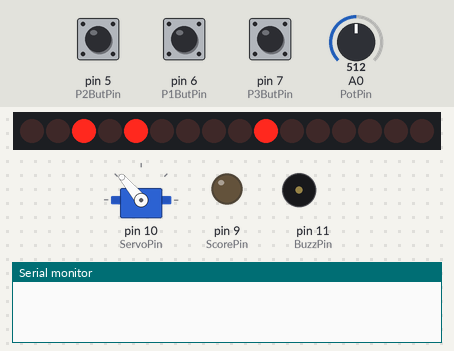
Recording of a sketch running on a simulated Arduino Uno, built with avr-gcc and run on an emulated ATmega328P. On the bench: 16 shift-register outputs drawn as a row of LEDs (first output left, lit = HIGH), servo, output pins drawn as LEDs (lit = HIGH), buzzer (waves = sounding), the last lines printed to the serial monitor. Wiring (inferred from the names in the program): 2 × shift register (74HC595): data pin 2; shift clock pin 4; latch pin 3. Wiring (inferred from the signals the program sends): row of LEDs: on Q0, Q1, Q2, Q3, Q4, Q5, Q6, Q7, Q8, Q9, Q10, Q11, Q12, Q13, Q14, Q15. Dashed ring = blinking. Inputs (shaded band) come from the test bench; at power-on: pin 6 (P1ButPin) LOW, pin 5 (P2ButPin) LOW, pin 7 (P3ButPin) LOW, A0 (PotPin) = 512. Random numbers use the default seed unless the sketch sets one; pins used as bus, display or sensor lines are not drawn.

Above: at 1.3 s.
1.4 s: pin 6 (P1ButPin) pulled HIGH for 3.2 s
At 3.71 s:
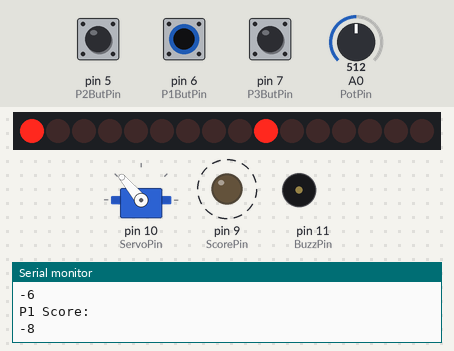
5.2 s: pin 5 (P2ButPin) pulled HIGH for 3.2 s
At 5.43 s:
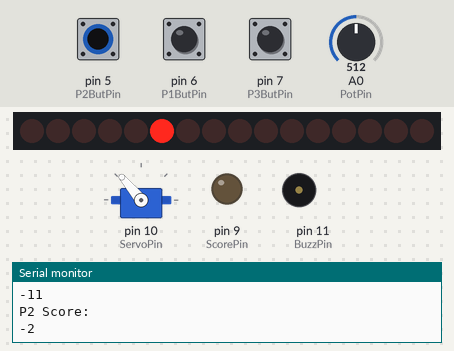
9.0 s: pin 5 (P2ButPin) pulled HIGH for 0.15 s
At 9.55 s:
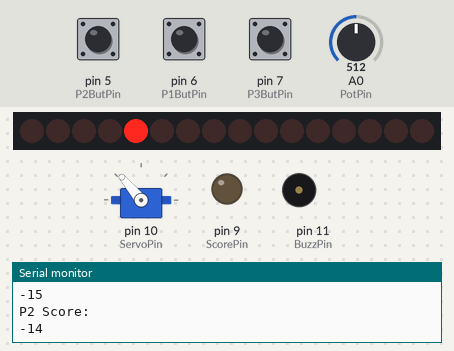
9.7 s: pin 7 (P3ButPin) pulled HIGH for 3.2 s
At 13.3 s:
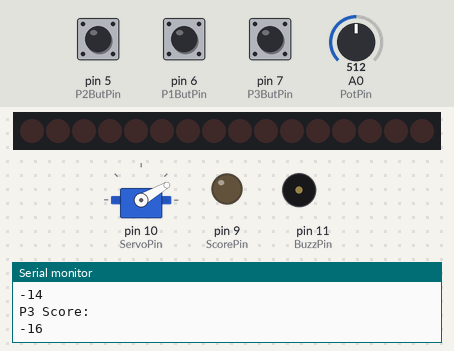
13.5 s: A0 (PotPin) set to 438
At 16.06 s:
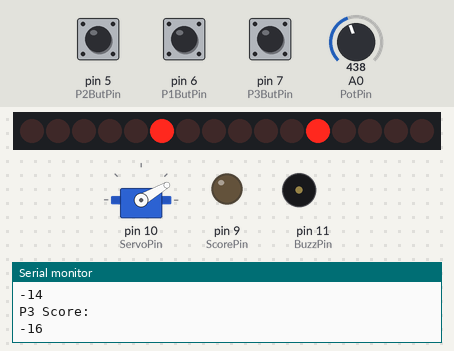
16.5 s: A0 (PotPin) set to 402
At 25.96 s:
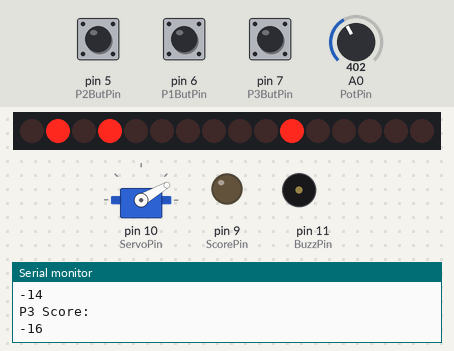
Timing chart, 0 to 26.2 s (numbered marks = the images above; inputs shaded):
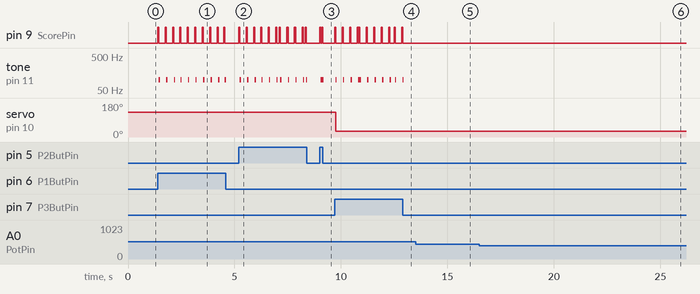

The sketch:

WhackAMole3P.ino
```cpp
#include <Servo.h>

Servo servo1;

const int NumLights = 3;

const int P1LightStartPin = 11;   //relevent payers, their button pins and the relevant first pin on the shift register which controls their first light
const int P1ButPin = 6;

const int P2LightStartPin = 8;
const int P2ButPin = 5;

const int P3LightStartPin = 1;
const int P3ButPin = 7;

const int ScorePin = 9; // pin declarations for various components. use of const to make debugging easier and for security

const int ServoPin = 10;

const int PotPin = A0;

const int BuzzPin = 11;

int MaxTime;
const int MinDelay = 200; //score relevant variables
const int MaxDelay = 1500;
const int ScoreDelay = 50;
const int MaxScore = 10;
int CurrHighScore = 1; // which player has the current highest score

const int MaxNegDelay = 250;

int BuzzDelay = 0;

int P1WaitDelay = 0; // player relevant delays
int P2WaitDelay = 0;
int P3WaitDelay = 0;

int P1NegDelay = 0;
int P2NegDelay = 0;
int P3NegDelay = 0;

bool P1Scored = true;
bool P2Scored = true;
bool P3Scored = true;

int P1CurrTime = 0;
int P2CurrTime = 0;
int P3CurrTime = 0;

int P1CurrLightOn = -1;
int P2CurrLightOn = -1;
int P3CurrLightOn = -1;

int P1Score = 0;
int P2Score = 0;
int P3Score = 0;

const int ClockPin = 4; // pins for the shift registers
const int LatchPin = 3;
const int DataPin = 2;

const int BuzzFreq = 100;

//Title: Arduino-74HC595-shift-registers
//Author: janisrove
//Date: 2015
//Code Version: 1.0
//Available from: https://github.com/janisrove/Arduino-74HC595-shift-registers/blob/master/ArduinoLEDsWithShiftRegisters/ArduinoLEDsWithShiftRegisters.ino
//Access date: 31 October 2023

int numOfRegisters = 2;
byte* registerState;

long effectId = 0;
long prevEffect = 0;
long effectRepeat = 0;
long effectSpeed = 30;

//End of citation


void setup() {
  // put your setup code here, to run once:
  Serial.begin(9600);

  pinMode(P1ButPin, INPUT); // initialising all needed pins
  pinMode(P2ButPin, INPUT);
  pinMode(P3ButPin, INPUT);

  pinMode(ScorePin, OUTPUT);

  digitalWrite(LatchPin, HIGH);

  pinMode(LatchPin, OUTPUT);
  pinMode(ClockPin, OUTPUT);
  pinMode(DataPin, OUTPUT);

  servo1.attach(ServoPin);

  pinMode(BuzzPin, OUTPUT);

  //Title: Arduino-74HC595-shift-registers
  //Author: janisrove
  //Date: 2015
  //Code Version: 1.0
  //Available from: https://github.com/janisrove/Arduino-74HC595-shift-registers/blob/master/ArduinoLEDsWithShiftRegisters/ArduinoLEDsWithShiftRegisters.ino
  //Access date: 31 October 2023

  //Initialize array
  registerState = new byte[numOfRegisters];
	for (size_t i = 0; i < numOfRegisters; i++) {
		registerState[i] = 0;
	}

  //End of citation
}

void loop() {
  // put your main code here, to run repeatedly:
  servo1.write(180-(50*CurrHighScore)); // Calculating and outputting servo direction

  MaxTime = analogRead(PotPin) + 100; // Cifficulty calculation

  if (P1CurrTime>=MaxTime && P1WaitDelay<=0) // Displaying a new pin if the time has been exceeded
  {
    if (!P1Scored)
    {
      regWrite(P1LightStartPin + P1CurrLightOn, LOW);
      P1Scored = true;
      P1WaitDelay = rand()%(MaxDelay-MinDelay) + MinDelay;
    } else
    {
      P1Scored = false;

      P1CurrTime=0;
      int RandomNum = rand() % NumLights;
      P1CurrLightOn = RandomNum;
      regWrite(P1LightStartPin + P1CurrLightOn, HIGH);
    }
  }

  if(digitalRead(P1ButPin)==HIGH && P1WaitDelay <= 0) // checking if a pin has been scored and scoring if it has
  {
    P1Scored=true;
    P1ScorePoint(1);
    P1CurrTime=MaxTime;
    regWrite(P1LightStartPin + P1CurrLightOn, LOW);
    P1WaitDelay = rand()%(MaxDelay-MinDelay) + MinDelay;
    P1NegDelay = MaxNegDelay;
  }


  if (P2CurrTime>=MaxTime && P2WaitDelay<=0) // Repeat of P1 for P2 and P3, could be concatenated using references to variables if refactored
  {
    if (!P2Scored)
    {
      regWrite(P2LightStartPin + P2CurrLightOn, LOW);
      P2Scored = true;
      P2WaitDelay = rand()%(MaxDelay-MinDelay) + MinDelay;
    } else
    {
      P2Scored = false;
      P2CurrTime=0;
      int RandomNum = rand() % NumLights;
      P2CurrLightOn = RandomNum;
      regWrite(P2LightStartPin + P2CurrLightOn, HIGH);
    }
  }

  if(digitalRead(P2ButPin)==HIGH && P2WaitDelay<=0)
  {
    P2Scored = true;
    P2ScorePoint(1);
    P2CurrTime=MaxTime;
    regWrite(P2LightStartPin + P2CurrLightOn, LOW);
    P2WaitDelay = rand()%(MaxDelay-MinDelay) + MinDelay;
    P2NegDelay = MaxNegDelay;
  }

  if (P3CurrTime>=MaxTime && P3WaitDelay<=0)
  {
    if (!P3Scored)
    {
      regWrite(P3LightStartPin + P3CurrLightOn, LOW);
      P3Scored = true;
      P3WaitDelay = rand()%(MaxDelay-MinDelay) + MinDelay;
    } else
    {
      P3Scored = false;
      P3CurrTime=0;
      int RandomNum = rand() % NumLights;
      P3CurrLightOn = RandomNum;
      regWrite(P3LightStartPin + P3CurrLightOn, HIGH);
    }
  }

  if(digitalRead(P3ButPin)==HIGH && P3WaitDelay <= 0)
  {
    P3Scored=true;
    P3ScorePoint(1);
    P3CurrTime=MaxTime;
    regWrite(P3LightStartPin + P3CurrLightOn, LOW);
    P3WaitDelay = rand()%(MaxDelay-MinDelay) + MinDelay;
    P3NegDelay = MaxNegDelay;
  }

  if (P1NegDelay<=0 && P1WaitDelay>0 && digitalRead(P1ButPin)==HIGH) // check to see if a button if pressed with no light on, repeated for P2 and P3, could also be refactored using references
  {
    P1ScorePoint(-2);
    P1NegDelay = MaxNegDelay;
  }
   if (P2NegDelay<=0 && P2WaitDelay>0 && digitalRead(P2ButPin)==HIGH)
  {
    P2ScorePoint(-2);
    P2NegDelay = MaxNegDelay;
  }

   if (P3NegDelay<=0 && P3WaitDelay>0 && digitalRead(P3ButPin)==HIGH)
  {
    P3ScorePoint(-2);
    P3NegDelay = MaxNegDelay;
  }

  P1CurrTime++; // iterating through relevant iterators
  P2CurrTime++;
  P3CurrTime++;

  P1WaitDelay--;
  P2WaitDelay--;
  P3WaitDelay--;

  P1NegDelay--;
  P2NegDelay--;
  P3NegDelay--;

  BuzzDelay --;

  if (BuzzDelay == 0) // Checking to see if all iterators are positive to avoid overflow/overflow issues
  {
    noTone(BuzzPin);
  }
  if (BuzzDelay <0)
  {
    BuzzDelay = 0;
  }

  if (P1CurrTime<0)
  {
    P1CurrTime = 0;
  }
  if (P2CurrTime<0)
  {
    P2CurrTime = 0;
  }
  if (P3CurrTime<0)
  {
    P3CurrTime = 0;
  }

  if (P1WaitDelay<0)
  {
    P1WaitDelay = 0;
  }
  if (P2WaitDelay<0)
  {
    P2WaitDelay = 0;
  }
  if (P3WaitDelay<0)
  {
    P3WaitDelay = 0;
  }

  if (P1NegDelay<0)
  {
    P1NegDelay = 0;
  }
  if (P2NegDelay<0)
  {
    P2NegDelay = 0;
  }
  if (P3NegDelay<0)
  {
    P3NegDelay = 0;
  }

  delay(1);
}

void(* resetFunc) (void) = 0; // Restart progran

void P1ScorePoint(int points) // Score points for P1 and show correct lights/sounds, copied for P2 and P3, could be refactored
{
  P1Score += points;
  digitalWrite((ScorePin), HIGH);
  delay(ScoreDelay);
  digitalWrite((ScorePin), LOW);
  Serial.println("P1 Score: ");
  Serial.println(P1Score);

  if((P1Score>=P2Score) && (P1Score>=P3Score))
  {
    CurrHighScore = 1;
  }
  if (P1Score>=MaxScore)
  {
    P1Win();
  }
  tone(BuzzPin,BuzzFreq);
  BuzzDelay = 50;
}
void P2ScorePoint(int points)
{
  P2Score += points;
  digitalWrite((ScorePin), HIGH);
  delay(ScoreDelay);
  digitalWrite((ScorePin), LOW);
  Serial.println("P2 Score: ");
  Serial.println(P2Score);
  if((P2Score>=P1Score) && (P2Score>=P3Score))
  {
    CurrHighScore = 2;
  }
  if (P2Score>=MaxScore)
  {
    P2Win();
  }
  tone(BuzzPin,BuzzFreq);
  BuzzDelay = 50;
}

void P3ScorePoint(int points)
{
  P3Score += points;
  digitalWrite((ScorePin), HIGH);
  delay(ScoreDelay);
  digitalWrite((ScorePin), LOW);
  Serial.println("P3 Score: ");
  Serial.println(P3Score);
  if((P3Score>=P2Score) && (P3Score>=P1Score))
  {
    CurrHighScore = 3;
  }
  if (P3Score>=MaxScore)
  {
    P3Win();
  }
  tone(BuzzPin,BuzzFreq);
  BuzzDelay = 50;
}

void P2Win() // if P2 wins then flash lights and play buzzer, copied for P1, P3, could be refactored
{
  tone(BuzzPin,BuzzFreq);
   for (int k = 0; k<NumLights; k++)
    {
      regWrite(P2LightStartPin+k, LOW);
    }
  for (int k = 0; k<NumLights; k++)
    {
      regWrite(P1LightStartPin+k, LOW);
    }
    for (int k = 0; k<NumLights; k++)
    {
      regWrite(P3LightStartPin+k, LOW);
    }
  for(int i = 0;i<5; i++)
  {
    for (int k = 0; k<NumLights; k++)
    {
      regWrite(P2LightStartPin+k, OUTPUT);
    }
    digitalWrite(ScorePin, HIGH);
    delay(500);

    for (int k = 0; k<NumLights; k++)
    {
      regWrite(P2LightStartPin+k, LOW);
    }
    digitalWrite(ScorePin, LOW);
    delay(500);

  }
  noTone(BuzzPin);
  resetFunc();
}

void P1Win()
{
  tone(BuzzPin,BuzzFreq);
  for (int k = 0; k<NumLights; k++)
    {
      regWrite(P2LightStartPin+k, LOW);
    }
  for (int k = 0; k<NumLights; k++)
    {
      regWrite(P1LightStartPin+k, LOW);
    }
    for (int k = 0; k<NumLights; k++)
    {
      regWrite(P3LightStartPin+k, LOW);
    }
  for(int i = 0;i<5; i++)
  {
    for (int k = 0; k<NumLights; k++)
    {
      regWrite(P1LightStartPin+k, OUTPUT);
    }
    digitalWrite(ScorePin, HIGH);
    delay(500);

    for (int k = 0; k<NumLights; k++)
    {
      regWrite(P1LightStartPin+k, LOW);
    }
    digitalWrite(ScorePin, LOW);
    delay(500);

  }
  resetFunc();
}

void P3Win()
{
  tone(BuzzPin,BuzzFreq);
  for (int k = 0; k<NumLights; k++)
    {
      regWrite(P2LightStartPin+k, LOW);
    }
  for (int k = 0; k<NumLights; k++)
    {
      regWrite(P1LightStartPin+k, LOW);
    }
  for (int k = 0; k<NumLights; k++)
    {
      regWrite(P3LightStartPin+k, LOW);
    }
  for(int i = 0;i<5; i++)
  {
    for (int k = 0; k<NumLights; k++)
    {
      regWrite(P3LightStartPin+k, OUTPUT);
    }
    digitalWrite(ScorePin, HIGH);
    delay(500);

    for (int k = 0; k<NumLights; k++)
    {
      regWrite(P3LightStartPin+k, LOW);
    }
    digitalWrite(ScorePin, LOW);
    delay(500);

  }
  noTone(BuzzPin);
  resetFunc();
}

 // code for accessing more than one register

//Title: Arduino-74HC595-shift-registers
//Author: janisrove
//Date: 2015
//Code Version: 1.0
//Available from: https://github.com/janisrove/Arduino-74HC595-shift-registers/blob/master/ArduinoLEDsWithShiftRegisters/ArduinoLEDsWithShiftRegisters.ino
//Access date: 31 October 2023

void regWrite(int pin, bool state){
	//Determines register
	int reg = pin / 8;
	//Determines pin for actual register
	int actualPin = pin - (8 * reg);

	//Begin session
	digitalWrite(LatchPin, LOW);

	for (int i = 0; i < numOfRegisters; i++){
		//Get actual states for register
		byte* states = &registerState[i];

		//Update state
		if (i == reg){
			bitWrite(*states, actualPin, state);
		}

		//Write
		shiftOut(DataPin, ClockPin, MSBFIRST, *states);
	}

	//End session
	digitalWrite(LatchPin, HIGH);
}

//End of citation
```

Measured:
- the behaviour switches between 420 and 419 on A0 (PotPin) (found by bisection; images 5 and 6)
- after the input at 1.4 s, pin 9 (ScorePin): alternates HIGH for 0.05 s and LOW for 0.30 s, starting at once; tone on pin 11 (BuzzPin): alternates 100 Hz for 0.06 s and silent for 0.29 s, starting after 0.05 s
- after the input at 5.2 s, tone on pin 11 (BuzzPin): plays 100 Hz for 0.06 s, 100 Hz for 0.06 s, 100 Hz for 0.06 s, 100 Hz for 0.06 s, 100 Hz for 0.06 s, 100 Hz for 0.06 s … (11 notes in this stretch), starting after 0.05 s
- after the input at 9.0 s, pin 9 (ScorePin): alternates HIGH for 0.05 s and LOW for 0.04 s, 4 changes in all, then stays LOW, starting at once; tone on pin 11 (BuzzPin): silent → 100 Hz after 0.05 s, → silent 0.15 s later
- after the input at 9.7 s, tone on pin 11 (BuzzPin): plays 100 Hz for 0.06 s, 100 Hz for 0.06 s, 100 Hz for 0.06 s, 100 Hz for 0.13 s, 100 Hz for 0.06 s, 100 Hz for 0.06 s … (10 notes in this stretch), starting after 0.05 s; servo on pin 10 (ServoPin): 130° → 30° after 0.05 s
